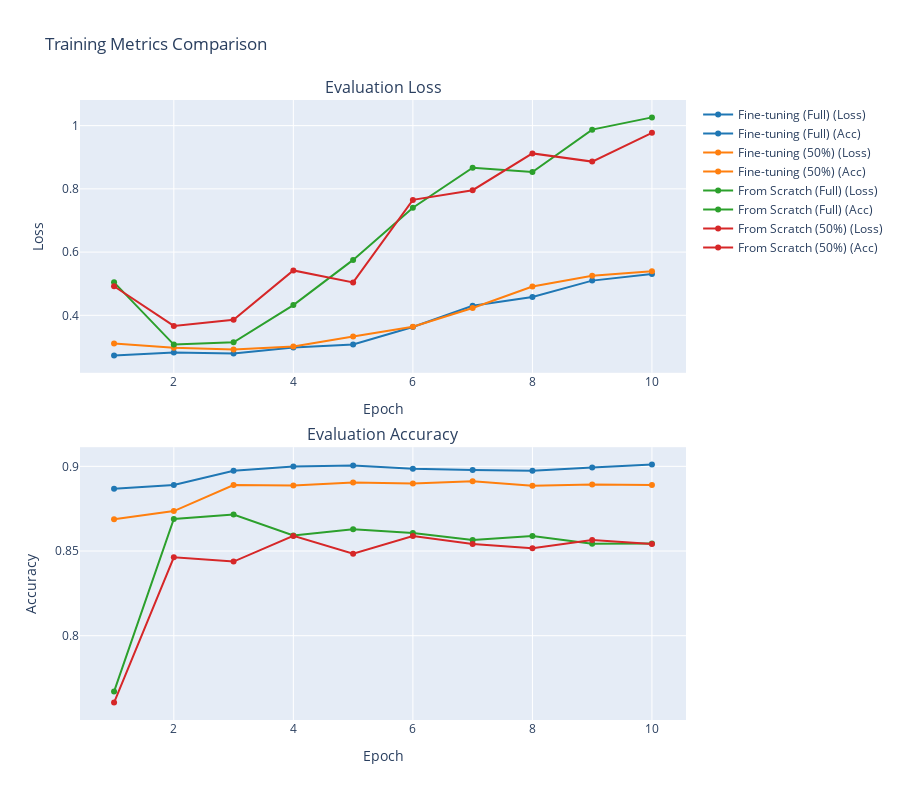

Notebook source saved alongside this figure:
### Markdown cell above
# Training Metrics Comparison

Let's compare the training metrics across all approaches:

### Code cell
# Create figure with secondary y-axis
fig = make_subplots(
    rows=2, cols=1,
    subplot_titles=('Evaluation Loss', 'Evaluation Accuracy'),
    vertical_spacing=0.12
)

colors = {
    'fine_tuning_full': '#1f77b4',
    'fine_tuning_subset': '#ff7f0e',
    'from_scratch_full': '#2ca02c',
    'from_scratch_subset': '#d62728'
}

names = {
    'fine_tuning_full': 'Fine-tuning (Full)',
    'fine_tuning_subset': 'Fine-tuning (50%)',
    'from_scratch_full': 'From Scratch (Full)',
    'from_scratch_subset': 'From Scratch (50%)'
}

# Add traces for each approach
for name, metric in metrics.items():
    # Loss plot
    fig.add_trace(
        go.Scatter(
            x=metric['epochs'],
            y=metric['eval_losses'],
            name=f"{names[name]} (Loss)",
            line=dict(color=colors[name])
        ),
        row=1, col=1
    )
    
    # Accuracy plot
    fig.add_trace(
        go.Scatter(
            x=metric['epochs'],
            y=metric['eval_accuracies'],
            name=f"{names[name]} (Acc)",
            line=dict(color=colors[name])
        ),
        row=2, col=1
    )

# Update layout
fig.update_layout(
    height=800,
    showlegend=True,
    title_text="Training Metrics Comparison",
    hovermode='x unified'
)

# Update axes labels
fig.update_xaxes(title_text="Epoch", row=1, col=1)
fig.update_xaxes(title_text="Epoch", row=2, col=1)
fig.update_yaxes(title_text="Loss", row=1, col=1)
fig.update_yaxes(title_text="Accuracy", row=2, col=1)

fig.show()

### Figure 1 — Plotly figure (JSON) as saved in the notebook; plotly's stock layout.template omitted (floating-point values rounded to 4 significant figures)
{"data": [{"line": {"color": "#1f77b4"}, "name": "Fine-tuning (Full) (Loss)", "type": "scatter", "x": [1, 2, 3, 4, 5, 6, 7, 8, 9, 10], "xaxis": "x", "y": [0.2732, 0.2821, 0.2794, 0.298, 0.308, 0.3629, 0.4304, 0.4583, 0.5098, 0.5305], "yaxis": "y"}, {"line": {"color": "#1f77b4"}, "name": "Fine-tuning (Full) (Acc)", "type": "scatter", "x": [1, 2, 3, 4, 5, 6, 7, 8, 9, 10], "xaxis": "x2", "y": [0.8868, 0.889, 0.8974, 0.8999, 0.9004, 0.8985, 0.8978, 0.8974, 0.8993, 0.901], "yaxis": "y2"}, {"line": {"color": "#ff7f0e"}, "name": "Fine-tuning (50%) (Loss)", "type": "scatter", "x": [1, 2, 3, 4, 5, 6, 7, 8, 9, 10], "xaxis": "x", "y": [0.3106, 0.2973, 0.2919, 0.3013, 0.3328, 0.3639, 0.423, 0.4909, 0.5251, 0.5393], "yaxis": "y"}, {"line": {"color": "#ff7f0e"}, "name": "Fine-tuning (50%) (Acc)", "type": "scatter", "x": [1, 2, 3, 4, 5, 6, 7, 8, 9, 10], "xaxis": "x2", "y": [0.8688, 0.8736, 0.889, 0.8886, 0.8905, 0.8899, 0.8912, 0.8885, 0.8893, 0.889], "yaxis": "y2"}, {"line": {"color": "#2ca02c"}, "name": "From Scratch (Full) (Loss)", "type": "scatter", "x": [1, 2, 3, 4, 5, 6, 7, 8, 9, 10], "xaxis": "x", "y": [0.5043, 0.3074, 0.3148, 0.4323, 0.5753, 0.7402, 0.8669, 0.8531, 0.9874, 1.026], "yaxis": "y"}, {"line": {"color": "#2ca02c"}, "name": "From Scratch (Full) (Acc)", "type": "scatter", "x": [1, 2, 3, 4, 5, 6, 7, 8, 9, 10], "xaxis": "x2", "y": [0.767, 0.869, 0.8716, 0.8592, 0.8629, 0.8607, 0.8564, 0.8589, 0.8542, 0.8545], "yaxis": "y2"}, {"line": {"color": "#d62728"}, "name": "From Scratch (50%) (Loss)", "type": "scatter", "x": [1, 2, 3, 4, 5, 6, 7, 8, 9, 10], "xaxis": "x", "y": [0.492, 0.3664, 0.3859, 0.5421, 0.5041, 0.7651, 0.7957, 0.9122, 0.8863, 0.9772], "yaxis": "y"}, {"line": {"color": "#d62728"}, "name": "From Scratch (50%) (Acc)", "type": "scatter", "x": [1, 2, 3, 4, 5, 6, 7, 8, 9, 10], "xaxis": "x2", "y": [0.7605, 0.8463, 0.8438, 0.8589, 0.8484, 0.8588, 0.8541, 0.8516, 0.8565, 0.8542], "yaxis": "y2"}], "layout": {"annotations": [{"font": {"size": 16}, "showarrow": false, "text": "Evaluation Loss", "x": 0.5, "xanchor": "center", "xref": "paper", "y": 1, "yanchor": "bottom", "yref": "paper"}, {"font": {"size": 16}, "showarrow": false, "text": "Evaluation Accuracy", "x": 0.5, "xanchor": "center", "xref": "paper", "y": 0.44, "yanchor": "bottom", "yref": "paper"}], "height": 800, "hovermode": "x unified", "showlegend": true, "title": {"text": "Training Metrics Comparison"}, "xaxis": {"anchor": "y", "domain": [0, 1], "title": {"text": "Epoch"}}, "xaxis2": {"anchor": "y2", "domain": [0, 1], "title": {"text": "Epoch"}}, "yaxis": {"anchor": "x", "domain": [0.56, 1], "title": {"text": "Loss"}}, "yaxis2": {"anchor": "x2", "domain": [0, 0.44], "title": {"text": "Accuracy"}}}}
